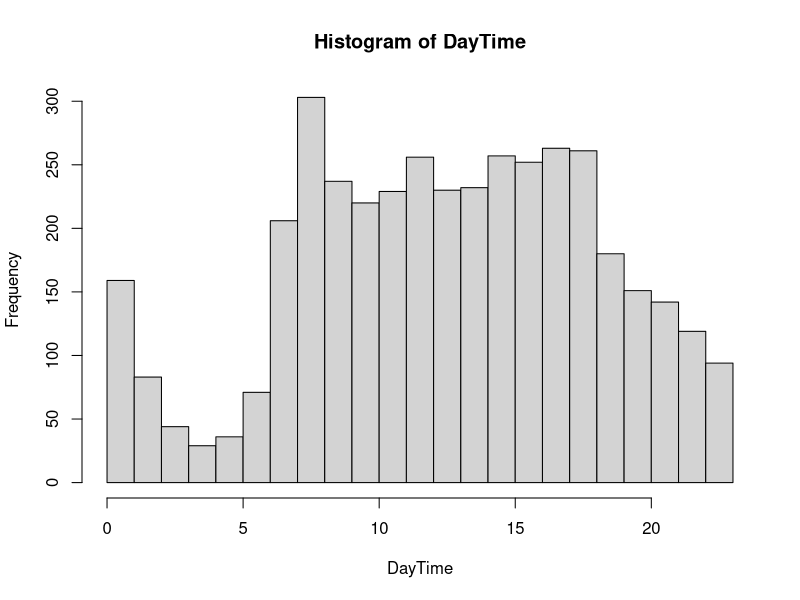
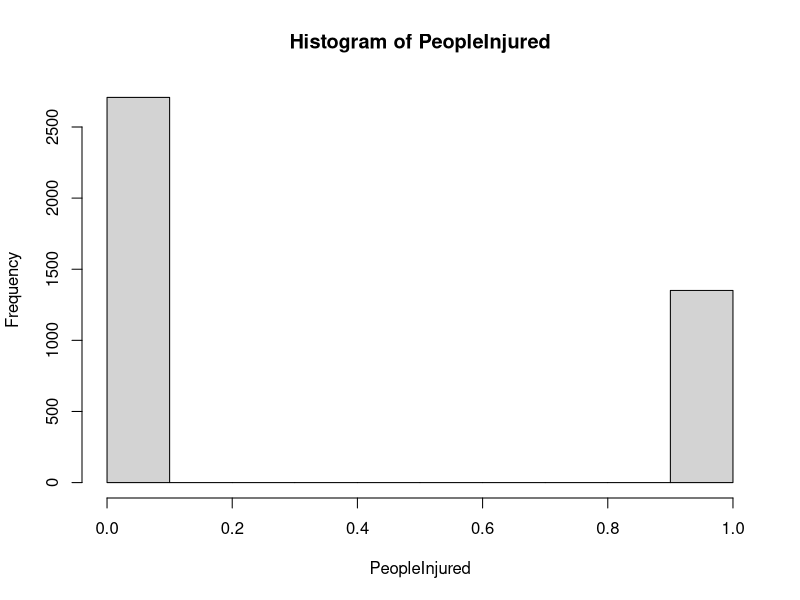
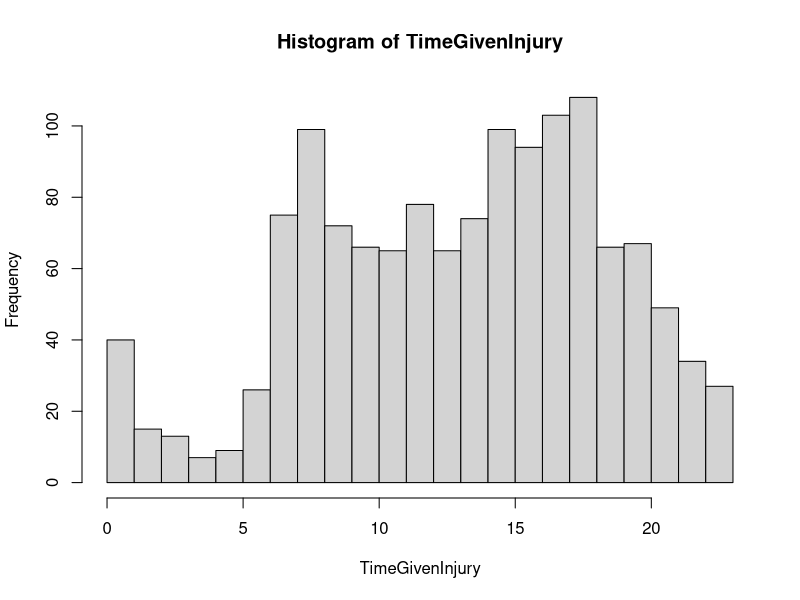

The R script that drew these images, in order: (Note: a time limit stopped this script after it produced the figures.)
CarData <- read.csv(file = 'motor-vehicle-crash-reports-1.csv')
library(ggplot2)
Time1=CarData[,2]
DayTime=as.integer(format(strptime(Time1,"%H:%M"),'%H'))

#(CarData[2,], geom="histogram")
hist(DayTime, breaks=23)
PeopleInjured = CarData[,41]
hist(PeopleInjured)
#This initializes the length of TimeGivenInjury
count <- 0
for (x in 1:length(PeopleInjured)){
  if (PeopleInjured[x] > 0){
    count <- count+1
  }
}
#This creates TimeGivenInjury
TimeGivenInjury=integer(count)
k <- 1
for (x in 1:length(PeopleInjured)){
  if (PeopleInjured[x] > 0){
    TimeGivenInjury[k] <- DayTime[x]
    k <- k+1
  }
}
hist(TimeGivenInjury, breaks=23)
UserInput <- function() {
  while (1==1){
    my.name <- readline(prompt="Choose a collision type \n 1 for Single Vehicle Crash\n 2 for Rear-end\n 3 for Angle\n 4 for Sideswipe Same Direction\n 5 for Sideswipe Opposite Direction\n 6 for Head on\n 7 for Rear to Rear\n 99 for unknown\n")
    my.name <<- as.numeric(my.name)
    if (my.name==1|my.name==3|my.name==4|my.name==5|my.name==6|my.name==7|my.name==99){
      break
    }
    print("That is an invalid entry")
  }
}
UserInput()
